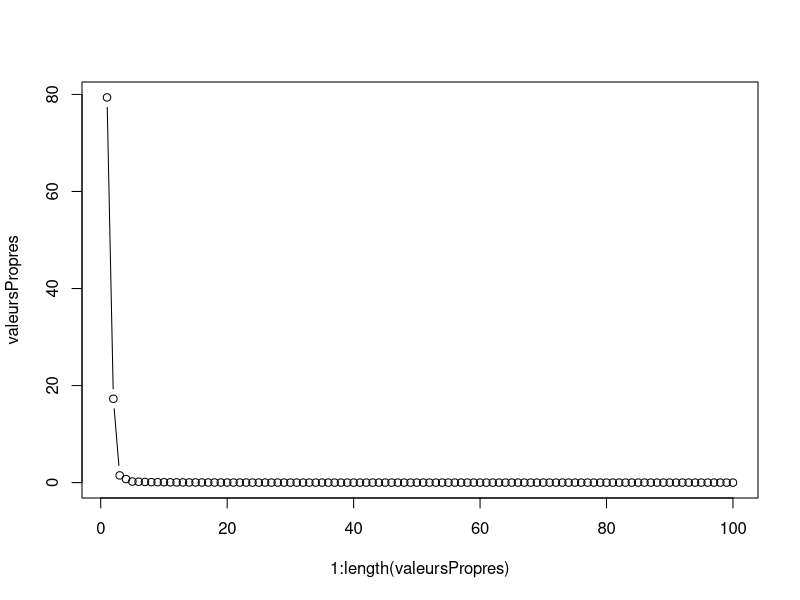
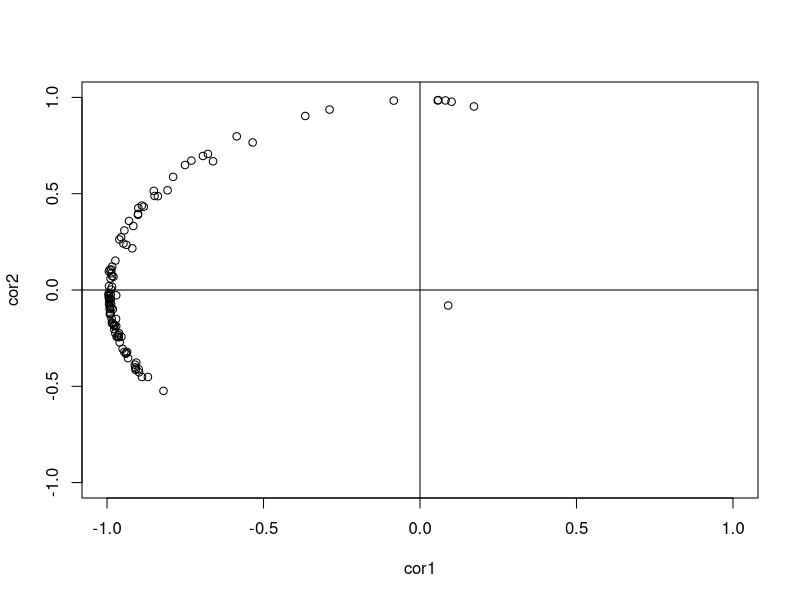
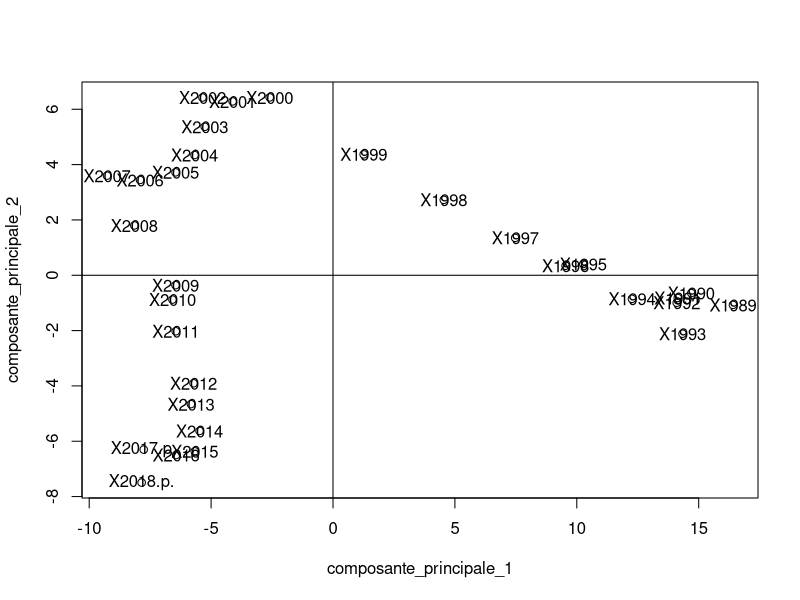

Source code (R) for these figures, in order:
#==================================#
#                                  #
#       Lecture des données        #
#                                  #
#==================================#

x_matrix <- read.csv("data.csv", header = T, sep = ";", row.names = 1); # parse csv file (with ; separator) into matrix

#==================================#
#                                  #
#       Informations basiques      #
#                                  #
#==================================#

message("Summary")
summary(x_matrix); # summary



message("Covariance")
print(cov(x_matrix)); # covariance

message("Columns : "); # number of columns
ncol(x_matrix)
message("Rows : "); # number of rows
nrow(x_matrix);

#==================================#
#                                  #
#    Données centrées réduites     #
#                                  #
#==================================#

centree_reduite <- scale(x_matrix, center = T, scale = T);

#==================================#
#                                  #
# Analyse en composante principale #
#                                  #
#==================================#

# Valeurs propres
propres <- eigen(cor(centree_reduite));
valeursPropres <- propres$values;
vecteursPropres <- propres$vectors;

# Graphique des valeurs propres (éboulis et coude)
png(filename = "eboulis.png"); # start printing plot to png image
plot(1:length(valeursPropres), valeursPropres, type = "b");
dev.off(); # end printing

# Composantes principales
data_acp <- centree_reduite %*% vecteursPropres;

composante_principale_1 <- data_acp[, 1];
composante_principale_2 <- data_acp[, 2];

# Cercle de correlation
# Calcule de la correlation entre chaque variable et les composantes principales
cor1 <- cor(composante_principale_1,centree_reduite);
cor2 <- cor(composante_principale_2,centree_reduite);
png(filename = "cercle_de_correlation.png"); # start printing plot to png image
plot(cor1, cor2, xlim = c(-1, +1), ylim = c(-1, +1))
abline(h = 0, v = 0)
text(cor1, cor2, labels = colnames(data_acp))
dev.off(); # end printing

# Graphe +/-

tableauplusmoins <- cbind(composante_principale_1, composante_principale_2);
tableauplusmoins;

# Graphe 2D
png(filename = "graphe2D.png"); # start printing plot to png image
plot(composante_principale_1, composante_principale_2)
text(composante_principale_1, composante_principale_2, labels = rownames(data_acp))
abline(h = 0, v = 0)
dev.off(); # end printing